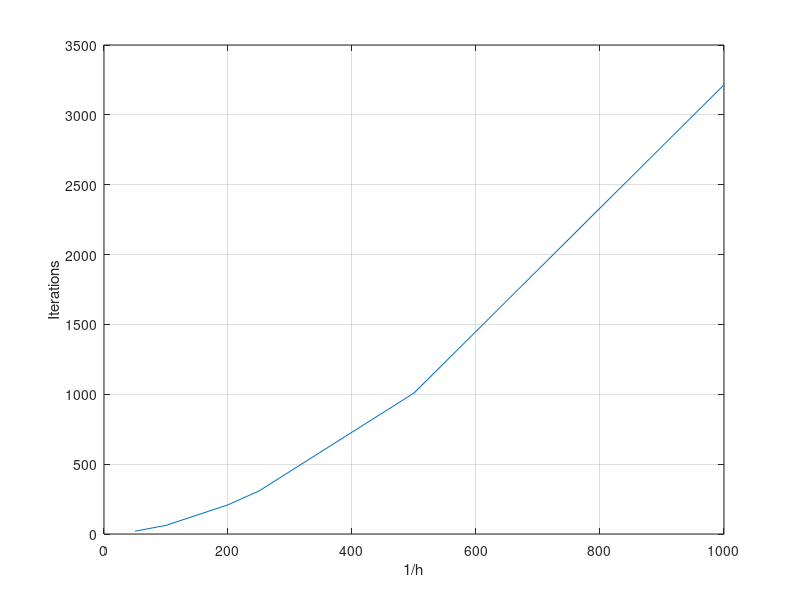
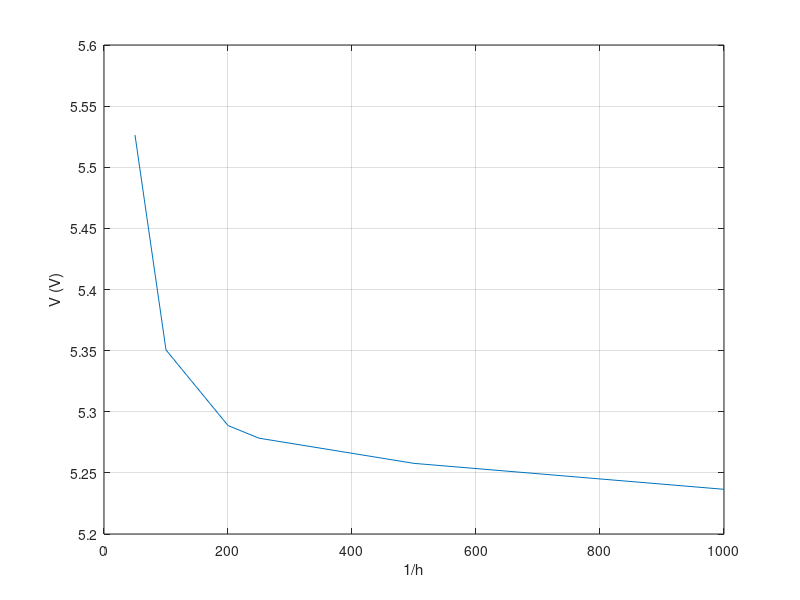

Here is the MATLAB script that generated these plots, in order:
clear all; close all; clc;

%% Read data from CSV in the same folder
data = csvread('h_sor.csv', 1, 0);
h = data(:, 1);
iter = data(:, 2);
v = data(:, 3);

%% Generate plot
figure;
plot(h, iter);
xlabel('1/h');
ylabel('Iterations');
grid on;

saveas(gcf, 'h_iter_sor.eps', 'epsc');

%% Generate plot
figure;
plot(h, v);
xlabel('1/h');
ylabel('V (V)');
grid on;

saveas(gcf, 'h_v_sor.eps', 'epsc');

